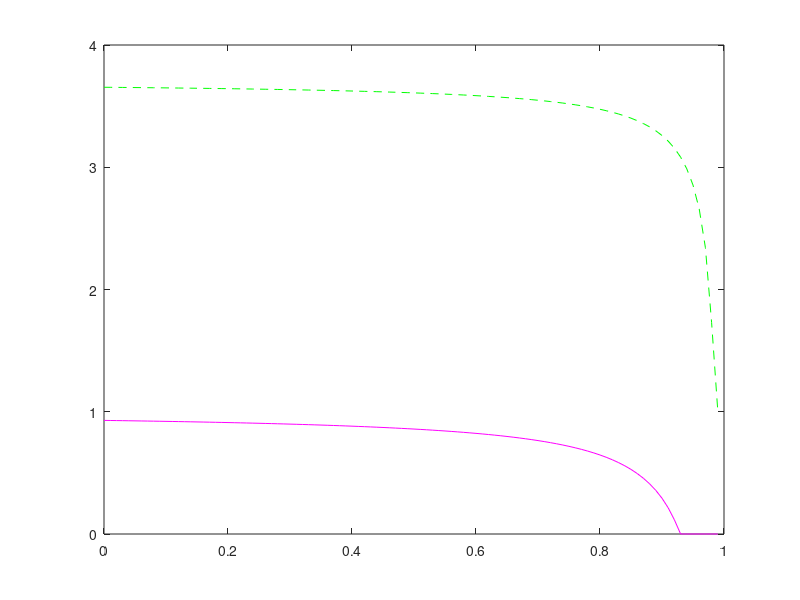
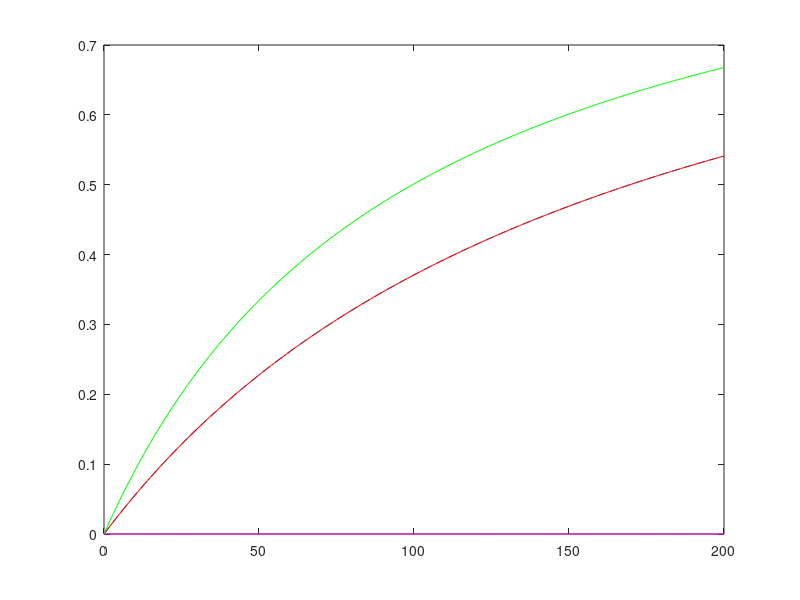
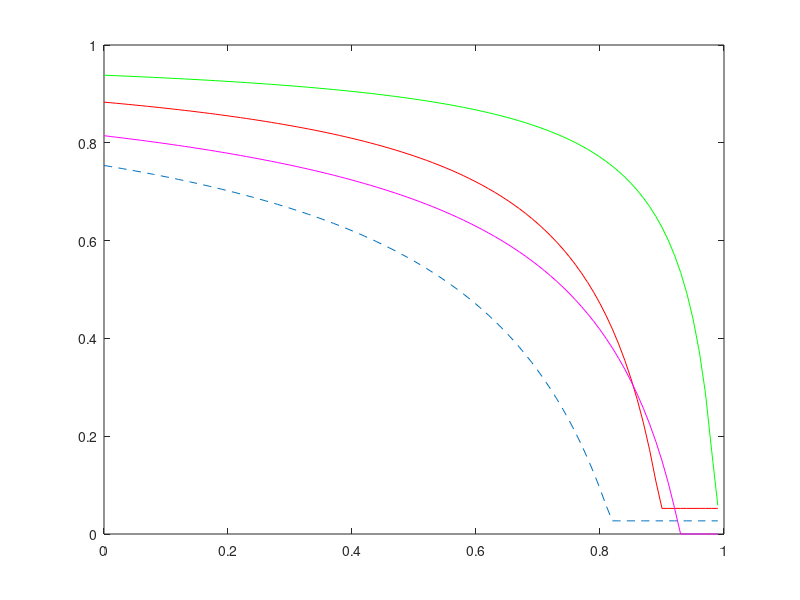

These charts were generated, in order, by the following MATLAB code:


clc; clear all; close all;
lambda = 3*[2 1]; % Intensity of nodes of each type
r = 1*[0.5 1]; % Transmission range of nodes in each network layer
M = length(lambda); % Number of layers
Lambda = sum(lambda);

Mean_degree = sum(pi*lambda.*r.^2);

l1 = lambda(1)*pi*r(1)^2;
l2 = lambda(2)*pi*r(2)^2;
k = 0:200;
P1 = exp(-l1).*(l1.^k).*(1./factorial(k));
P2 = exp(-l2).*(l2.^k).*(1./factorial(k));
P_bar = (1/Lambda)* (   lambda(1)*exp(-lambda(1)*pi*r(1)^2) * (lambda(1)*pi*r(1)^2).^k .* (1./ factorial(k))  +  lambda(2)*exp(-lambda(2)*pi*r(2)^2) * (lambda(2)*pi*r(2)^2).^k .* (1./ factorial(k))  );

attack_V = 1e-6:0.01:1;
for i = 1:length(attack_V)
    attack_probability = attack_V(i);
    mu = 1 - attack_probability;
    % t = 0.3;`
    % S = ( exp(-l1) * mu* t/l1   ) * k.^2 .* l1.^k .* (1./factorial(k)) .* (1./(1 + mu*t*k));
    % sum(S)
    
    a =@(t) 1 + 1/(mu*t);
    b =@(t) 2 + 1/(mu*t);
    h1 = @(t) real(   (exp(-l1)/l1)* -(-l1)^(-1/(mu*t)) * (gammainc(-l1,a(t))*gamma(a(t))  -  gammainc(-l1,b(t))*gamma(b(t))) ) - t;
    h2 = @(t) real(   (exp(-l2)/l2)* -(-l2)^(-1/(mu*t)) * (gammainc(-l2,a(t))*gamma(a(t))  -  gammainc(-l2,b(t))*gamma(b(t))) ) - t;
    h_bar =@(t) real(  (lambda(1)/Lambda) *(exp(-Lambda*pi*r(1)^2)/Lambda*pi*r(1)^2)* -(-Lambda*pi*r(1)^2)^(-1/(mu*t)) * (gammainc(-Lambda*pi*r(1)^2,a(t),'lower')*gamma(a(t))  -  gammainc(-Lambda*pi*r(1)^2,b(t),'lower')*gamma(b(t)))  +  (lambda(2)/Lambda) *(exp(-Lambda*pi*r(2)^2)/Lambda*pi*r(2)^2)* -(-Lambda*pi*r(2)^2)^(-1/(mu*t)) * (gammainc(-Lambda*pi*r(2)^2,a(t),'lower')*gamma(a(t))  -  gammainc(-Lambda*pi*r(2)^2,b(t),'lower')*gamma(b(t))) ) - t;
    theta1 = fsolve(h1,1);
    theta2 = fsolve(h2,1);
    theta_bar(i) = fsolve(h_bar,1)
    theta_bar_approx(i) = max(0, 1 - (1/(mu*sum(lambda.*pi.*r.^2)))  );
    
    rho_k1 = mu.*k.*theta1 ./ (1 + mu.*k.*theta1);
    rho_k2 = mu.*k.*theta2 ./ (1 + mu.*k.*theta2);
    rho_kbar = mu.*k.*theta_bar(i) ./ (1 + mu.*k.*theta_bar(i));
    rho_kbar_approx = mu.*k.*theta_bar_approx(i) ./ (1 + mu.*k.*theta_bar_approx(i));
    
    rho1(i) = sum(rho_k1.*P1);
    rho2(i) = sum(rho_k2.*P2);
    rho_bar(i) = sum(rho_kbar.*P_bar);
    rho_approx(i) = sum(rho_kbar_approx.*P_bar);
    
end
plot(attack_V,theta_bar,'--g')
hold on
plot(attack_V,theta_bar_approx,'-m')

figure;
plot(k, rho_k1, '--')
hold on
plot(k, rho_k2, '-r')
plot(k, rho_kbar, '-g')
plot(k, rho_kbar_approx, '-m')



figure
plot(attack_V, rho1, '--')
hold on
plot(attack_V, rho2, '-r')
plot(attack_V, rho_bar, '-g')
plot(attack_V, rho_approx, '-m')
axis([0 1 0 1])

% g = [];
% for t = 0:0.01:1
%     S = ( exp(-l1) * mu* t/l1   ) * k.^2 .* l1.^k .* (1./factorial(k)) .* (1./(1 + mu*t*k));

%     g = [g sum(S) - t];
% end
% plot(g)

